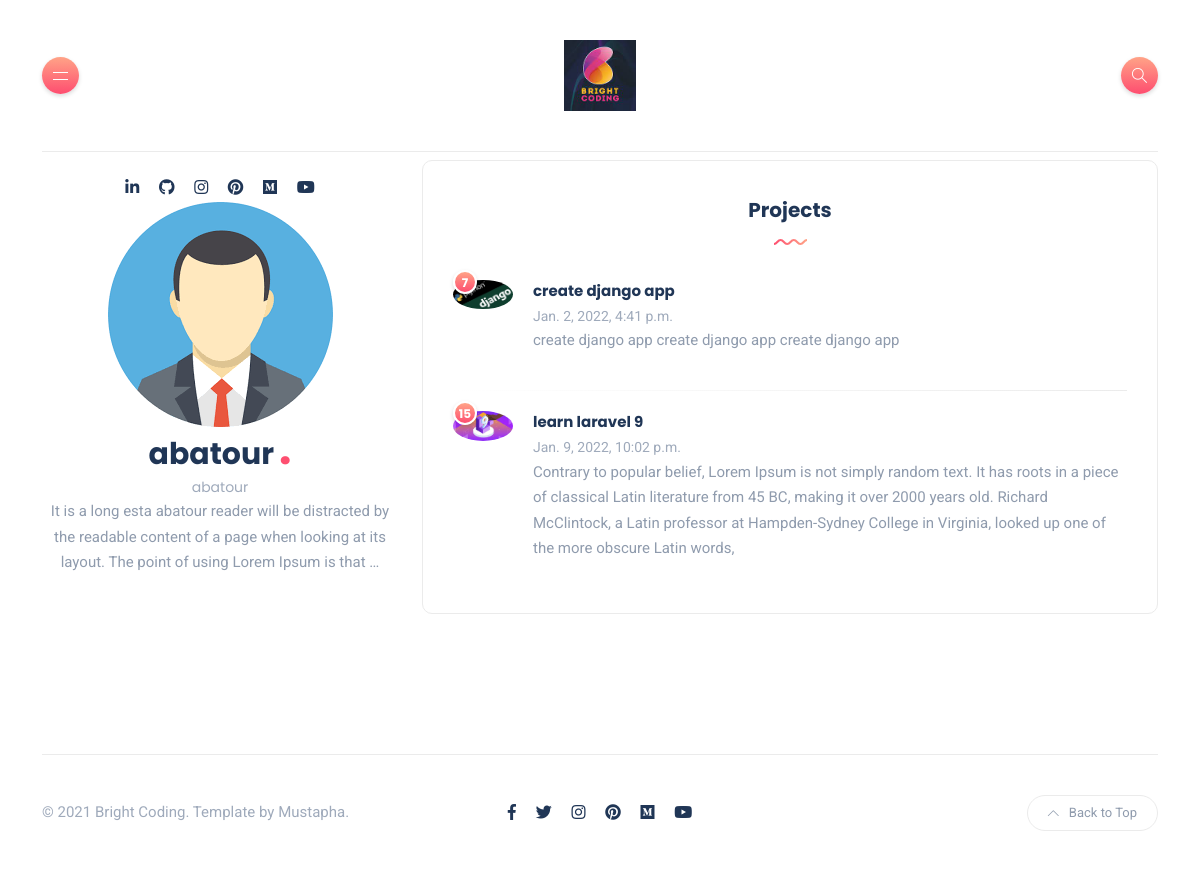
The page /profiles/49679e2e-90f7-4ae2-915c-d27156acade7 on the database its author committed.
### account/models.py (models this page shows, shortened)
class Profile(models.Model):
    user = OneToOneField(User, on_delete=CASCADE)
    name = CharField(max_length=80)
    username = CharField(max_length=80, unique=True, null=True, blank=True)
    email = EmailField(max_length=120, null=True, blank=True, unique=True)
    head_line = CharField(max_length=200, null=True, blank=True)
    bio = TextField(null=True, blank=True)
    image = ImageField(null=True, blank=True,
                       upload_to="profiles/", default="profiles/default.png")
    resume_link = CharField(max_length=200, null=True, blank=True)
    github_link = CharField(max_length=200, null=True, blank=True)
    linkdin_link = CharField(max_length=200, null=True, blank=True)
    youtube_link = CharField(max_length=200, null=True, blank=True)
    website_link = CharField(max_length=200, null=True, blank=True)
    state = BooleanField(default=False, choices=(
        (True, "Activate"), (False, "Deactivated")))
    id = UUIDField(primary_key=True, unique=True,
                   default=uuid4,  editable=False)
    created = DateTimeField(auto_now_add=True)
    updated = DateTimeField(auto_now=True)

### portefolio/models.py (models this page shows, shortened)
class Project(models.Model):
    profile = ForeignKey(Profile, on_delete=SET_NULL, null=True, blank=True)
    title = CharField(max_length=120)
    slug = SlugField(max_length=120)
    description = TextField(null=True, blank=True)
    image = ImageField(null=True, blank=True, upload_to="projects/")
    source_link = CharField(max_length=200, blank=True)
    demo_link = CharField(max_length=200, blank=True)
    vote = IntegerField(default=1)
    state = BooleanField(default=False, choices=(
        (True, "Activate"), (False, "Deactivated")))
    tags = ManyToManyField(Tag)
    created = DateTimeField(auto_now_add=True)
    updated = DateTimeField(auto_now=True)

### account/views.py (the view)
# urls.py: path("profiles/<uuid:id>", views.show, name="show-profile"),
def show(request, id):
    profile = get_object_or_404(Profile, id=id)
    projects = Project.objects.filter(profile=profile)
    return render(request, "account/profile.html", {"profile": profile, "projects": projects})

### account/templates/account/profile.html (shortened to what this page needs)
{% extends 'layout.html' %}
{% block header %}
{% load static %}
 <div class="container-xl header-top">
    <div class="row align-items-center">
        <div class="col-4 d-none d-md-block d-lg-block text-center">
            <ul class="social-icons list-unstyled list-inline mb-0">
                <li class="list-inline-item"><a href="{{profile.linkdin_link}}"><i class="fab fa-linkedin-in"></i></a></li>
                <li class="list-inline-item"><a href="{{profile.github_link}}"><i class="fab fa-github"></i></a></li>
                <li class="list-inline-item"><a href="#"><i class="fab fa-instagram"></i></a></li>
                <li class="list-inline-item"><a href="#"><i class="fab fa-pinterest"></i></a></li>
                <li class="list-inline-item"><a href="#"><i class="fab fa-medium"></i></a></li>
                <li class="list-inline-item"><a href="#"><i class="fab fa-youtube"></i></a></li>
            </ul>
            <a class="navbar-brand" href="personal.html"><img src="{{ profile.image.url }}" alt="logo" /></a>
            <a href="personal.html" class="d-block text-logo">{{profile.username}}<span class="dot">.</span></a>
            <span class="slogan d-block">{{profile.name}}</span>
            <p>{{profile.bio|truncatewords:30}}</p>
        </div>
        <div class="col-md-8 col-sm-12 col-xs-12 mt-2">
						<div class="widget rounded">
							<div class="widget-header text-center">
								<h3 class="widget-title">Projects</h3>
								<img src="{% static 'images/wave.svg' %}" class="wave" alt="wave" />
							</div>
							<div class="widget-content">
                                {% for project in projects %}
								<div class="post post-list-sm circle">
									<div class="thumb circle text-center">
										<span class="number">{{ project.vote }}</span>
										<a href="blog-single.html">
											<div class="inner">
												<img src="{{ project.image.url }}" alt="post-title" />
											</div>
										</a>
									</div>
									<div class="details clearfix">
										<h6 class="post-title my-0"><a href="blog-single.html">{{project.title}}</a></h6>
										<ul class="meta list-inline mt-1 mb-0">
											<li class="list-inline-item">{{project.created}}</li>
										</ul>
                                        <p>{{project.description}}</p>
									</div>
								</div>
                                {% endfor %}
							</div>
						</div>
        </div>
    </div>
</div>
{% endblock %}

### bright_coding/static/css/style.css (style rules this page uses)
body { color: #8F9BAD; background-color: #fff; font-family: "Roboto", sans-serif; font-size: 15px; line-height: 1.7; overflow-x: hidden; -webkit-font-smoothing: antialiased; -moz-osx-font-smoothing: grayscale; }
img { max-width: 100%; height: auto; }
.text-center { text-align: center; }
h1, h2, h3, h4, h5, h6 { color: #203656; font-family: "Poppins", sans-serif; font-weight: 700; line-height: 1.4; margin: 20px 0; }
a { color: #FE4F70; outline: 0; text-decoration: none; -webkit-transition: all 0.2s ease-in-out; -moz-transition: all 0.2s ease-in-out; transition: all 0.2s ease-in-out; }
.text-logo { color: #203656; font-size: 30px; font-weight: bold; font-family: "Poppins", sans-serif; line-height: 1; margin: 0px 0 5px; }
.text-logo .dot { color: #FE4F70; font-size: 44px; margin-left: 5px; }
.slogan { font-family: "Poppins", sans-serif; color: #9faabb; font-size: 14px; }
.navbar-brand { padding-top: 0; padding-bottom: 0; margin-right: 0; }
.post .thumb { position: relative; }
.post .thumb.circle .inner { overflow: hidden; border-radius: 50%; }
.post .thumb img { -webkit-transform: scale(1); -moz-transform: scale(1); -ms-transform: scale(1); -o-transform: scale(1); transform: scale(1); -webkit-transition: all 0.3s ease-in-out; -moz-transition: all 0.3s ease-in-out; transition: all 0.3s ease-in-out; }
.post .post-title a { color: #203656; }
.post .meta { font-size: 14px; color: #9faabb; }
.post .meta li:last-child:after { content: ""; display: none; }
.post .meta li:after { content: ""; display: inline-block; background-color: #FE4F70; border-radius: 50%; margin-left: 1rem; height: 3px; vertical-align: middle; position: relative; top: -1px; width: 3px; }
.post.post-list-sm { clear: both; }
.post.post-list-sm.circle .thumb { max-width: 60px; }
.post.post-list-sm.circle .details { margin-left: 80px; }
.post.post-list-sm .thumb { float: left; position: relative; }
.post.post-list-sm .thumb .number { color: #FFF; display: block; border: solid 2px #FFF; border-radius: 50%; font-size: 12px; font-family: "Poppins", sans-serif; font-weight: 700; height: 24px; line-height: 22px; left: 0; text-align: center; top: -10px; position: absolute; width: 24px; -webkit-box-shadow: 0px 2px 4px 0px rgba(0, 0, 0, 0.15); -moz-box-shadow: 0px 2px 4px 0px rgba(0, 0, 0, 0.15); box-shadow: 0px 2px 4px 0px rgba(0, 0, 0, 0.15); background: #FE4F70; background: -webkit-linear-gradient(bottom, #FE4F70 0%, #FFA387 100%); background: linear-gradient(to top, #FE4F70 0%, #FFA387 100%); z-index: 1; }
.post.post-list-sm .post-title { font-size: 15px; }
.post.post-list-sm:after { content: ""; display: block; height: 1px; margin-bottom: 20px; margin-top: 20px; width: 100%; background: #EBEBEB; background: -webkit-linear-gradient(right, #EBEBEB 0%, transparent 100%); background: linear-gradient(to left, #EBEBEB 0%, transparent 100%); }
.post.post-list-sm:last-child:after { content: ""; display: none; }
.widget { border: solid 1px #EBEBEB; padding: 35px 30px; margin-bottom: 40px; }
.widget:last-child { margin-bottom: 0; }
.widget .widget-header { margin-bottom: 30px; }
.widget .widget-header img.wave { margin-top: 10px; }
.widget .widget-title { font-size: 20px; margin: 0; }
.rounded { border-radius: 10px !important; }
.social-icons a { font-size: 16px; color: #203656; }
.social-icons li:not(:last-child) { margin-right: 1rem; }
@media (min-width: 1200px) { .container, .container-lg, .container-md, .container-sm, .container-xl { max-width: 1140px; } }

### rows shown on the page
Profile: image (picture), username "abatour", name "abatour", bio "It is a long esta abatour reader will be distracted by the readable content of a page when looking at its layout. The point of using Lorem Ipsum is that …"
Project: vote "7", image (picture), title "create django app", created "Jan. 2, 2022, 4:41 p.m.", description "create django app create django app create django app"
Project: vote "15", image (picture), title "learn laravel 9", created "Jan. 9, 2022, 10:02 p.m.", description "Contrary to popular belief, Lorem Ipsum is not simply random text. It has roots in a piece of classical Latin literature from 45 BC, making it over 2000 years old. Richard McClintock, a Latin professor at Hampden-Sydney College in Virginia, looked up one of the more obscure Latin words,"
